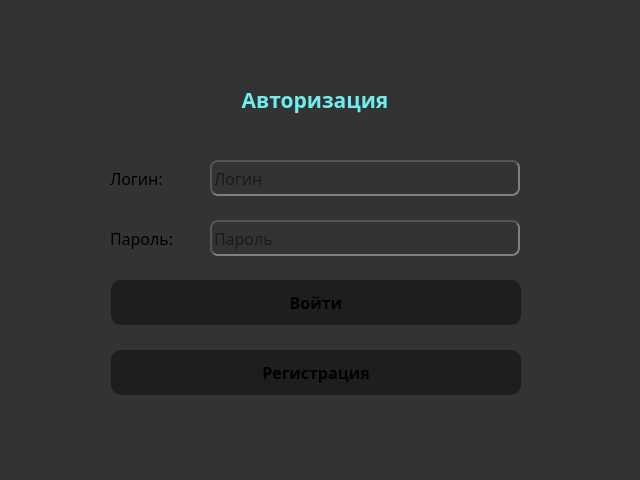
<?xml version="1.0" encoding="UTF-8"?>
<ui version="4.0">
 <class>authwidget</class>
 <widget class="QWidget" name="authwidget">
  <property name="geometry">
   <rect>
    <x>0</x>
    <y>0</y>
    <width>640</width>
    <height>480</height>
   </rect>
  </property>
  <property name="font">
   <font>
    <family>Sitka</family>
    <pointsize>12</pointsize>
    <bold>false</bold>
    <stylestrategy>PreferDefault</stylestrategy>
    <kerning>true</kerning>
   </font>
  </property>
  <property name="mouseTracking">
   <bool>false</bool>
  </property>
  <property name="windowTitle">
   <string>Form</string>
  </property>
  <property name="whatsThis">
   <string/>
  </property>
  <property name="styleSheet">
   <string notr="true">background-color: rgb(51, 51, 51)</string>
  </property>
  <widget class="QPushButton" name="btnLogin">
   <property name="geometry">
    <rect>
     <x>111</x>
     <y>280</y>
     <width>410</width>
     <height>45</height>
    </rect>
   </property>
   <property name="font">
    <font>
     <family>Sitka</family>
     <pointsize>12</pointsize>
     <bold>true</bold>
     <stylestrategy>PreferDefault</stylestrategy>
     <kerning>true</kerning>
    </font>
   </property>
   <property name="styleSheet">
    <string notr="true">border-radius: 10px;
background-color: rgb(30, 30, 30);</string>
   </property>
   <property name="text">
    <string>Войти</string>
   </property>
  </widget>
  <widget class="QPushButton" name="btnToRegister">
   <property name="geometry">
    <rect>
     <x>111</x>
     <y>350</y>
     <width>410</width>
     <height>45</height>
    </rect>
   </property>
   <property name="font">
    <font>
     <family>Sitka</family>
     <pointsize>12</pointsize>
     <bold>true</bold>
     <stylestrategy>PreferDefault</stylestrategy>
     <kerning>true</kerning>
    </font>
   </property>
   <property name="styleSheet">
    <string notr="true">border-radius: 10px;
background-color: rgb(30, 30, 30);</string>
   </property>
   <property name="text">
    <string>Регистрация</string>
   </property>
  </widget>
  <widget class="QLabel" name="labeLogin">
   <property name="geometry">
    <rect>
     <x>110</x>
     <y>160</y>
     <width>90</width>
     <height>36</height>
    </rect>
   </property>
   <property name="font">
    <font>
     <family>Sitka</family>
     <pointsize>12</pointsize>
     <bold>false</bold>
     <stylestrategy>PreferDefault</stylestrategy>
     <kerning>true</kerning>
    </font>
   </property>
   <property name="text">
    <string>Логин:</string>
   </property>
  </widget>
  <widget class="QLabel" name="labelPassword">
   <property name="geometry">
    <rect>
     <x>110</x>
     <y>220</y>
     <width>90</width>
     <height>36</height>
    </rect>
   </property>
   <property name="font">
    <font>
     <family>Sitka</family>
     <pointsize>12</pointsize>
     <bold>false</bold>
     <stylestrategy>PreferDefault</stylestrategy>
     <kerning>true</kerning>
    </font>
   </property>
   <property name="text">
    <string>Пароль:</string>
   </property>
  </widget>
  <widget class="QLineEdit" name="linePassword">
   <property name="geometry">
    <rect>
     <x>210</x>
     <y>220</y>
     <width>310</width>
     <height>36</height>
    </rect>
   </property>
   <property name="font">
    <font>
     <family>Sitka</family>
     <pointsize>12</pointsize>
     <bold>false</bold>
     <stylestrategy>PreferDefault</stylestrategy>
     <kerning>true</kerning>
    </font>
   </property>
   <property name="styleSheet">
    <string notr="true">/*Ввод*/;
border: 2px inset  rgb(85, 85, 85);
border-radius: 8px;
</string>
   </property>
   <property name="echoMode">
    <enum>QLineEdit::EchoMode::Password</enum>
   </property>
   <property name="placeholderText">
    <string>Пароль</string>
   </property>
  </widget>
  <widget class="QLabel" name="labelTitle">
   <property name="enabled">
    <bool>true</bool>
   </property>
   <property name="geometry">
    <rect>
     <x>110</x>
     <y>70</y>
     <width>410</width>
     <height>60</height>
    </rect>
   </property>
   <property name="baseSize">
    <size>
     <width>0</width>
     <height>0</height>
    </size>
   </property>
   <property name="font">
    <font>
     <family>Sitka</family>
     <pointsize>16</pointsize>
     <italic>false</italic>
     <bold>true</bold>
     <stylestrategy>PreferDefault</stylestrategy>
     <kerning>true</kerning>
     <hintingpreference>PreferFullHinting</hintingpreference>
    </font>
   </property>
   <property name="layoutDirection">
    <enum>Qt::LayoutDirection::RightToLeft</enum>
   </property>
   <property name="autoFillBackground">
    <bool>false</bool>
   </property>
   <property name="styleSheet">
    <string notr="true">color: #6eeeee;</string>
   </property>
   <property name="frameShape">
    <enum>QFrame::Shape::NoFrame</enum>
   </property>
   <property name="frameShadow">
    <enum>QFrame::Shadow::Plain</enum>
   </property>
   <property name="midLineWidth">
    <number>0</number>
   </property>
   <property name="text">
    <string>Авторизация</string>
   </property>
   <property name="scaledContents">
    <bool>false</bool>
   </property>
   <property name="alignment">
    <set>Qt::AlignmentFlag::AlignCenter</set>
   </property>
   <property name="wordWrap">
    <bool>false</bool>
   </property>
   <property name="margin">
    <number>15</number>
   </property>
  </widget>
  <widget class="QLineEdit" name="lineLogin">
   <property name="geometry">
    <rect>
     <x>210</x>
     <y>160</y>
     <width>310</width>
     <height>36</height>
    </rect>
   </property>
   <property name="font">
    <font>
     <family>Sitka</family>
     <pointsize>12</pointsize>
     <bold>false</bold>
     <stylestrategy>PreferDefault</stylestrategy>
     <kerning>true</kerning>
    </font>
   </property>
   <property name="styleSheet">
    <string notr="true">/*Ввод*/;
border: 2px inset  rgb(85, 85, 85);
border-radius: 8px;
</string>
   </property>
   <property name="placeholderText">
    <string notr="true">Логин</string>
   </property>
  </widget>
 </widget>
 <resources/>
 <connections/>
</ui>
